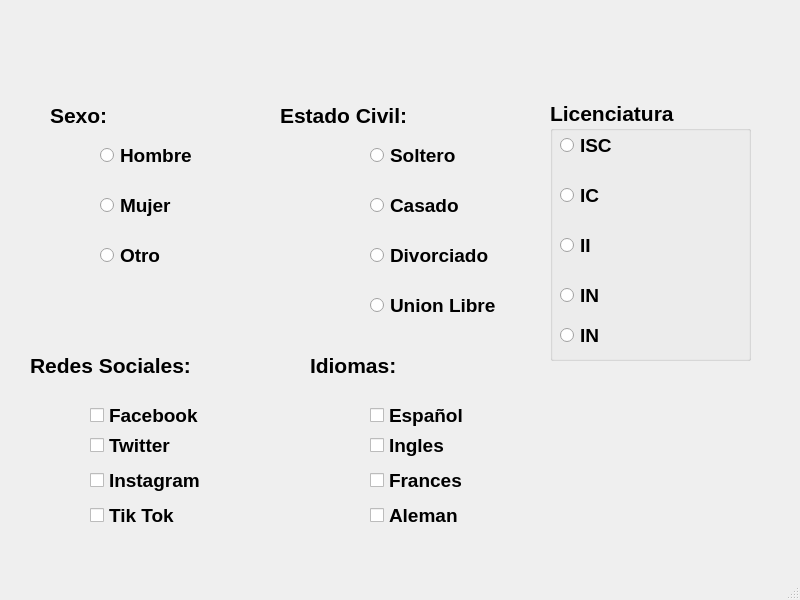
<?xml version="1.0" encoding="UTF-8"?>
<ui version="4.0">
 <class>MainWindow</class>
 <widget class="QMainWindow" name="MainWindow">
  <property name="geometry">
   <rect>
    <x>0</x>
    <y>0</y>
    <width>800</width>
    <height>600</height>
   </rect>
  </property>
  <property name="windowTitle">
   <string>MainWindow</string>
  </property>
  <widget class="QWidget" name="centralwidget">
   <widget class="QLabel" name="label">
    <property name="geometry">
     <rect>
      <x>30</x>
      <y>0</y>
      <width>751</width>
      <height>81</height>
     </rect>
    </property>
    <property name="text">
     <string/>
    </property>
    <property name="pixmap">
     <pixmap resource="recursos_proyecto.qrc">:/uat/fians</pixmap>
    </property>
    <property name="scaledContents">
     <bool>true</bool>
    </property>
   </widget>
   <widget class="QLabel" name="label_3">
    <property name="geometry">
     <rect>
      <x>660</x>
      <y>400</y>
      <width>131</width>
      <height>141</height>
     </rect>
    </property>
    <property name="text">
     <string/>
    </property>
    <property name="pixmap">
     <pixmap resource="recursos_proyecto.qrc">:/logo/equipo</pixmap>
    </property>
    <property name="scaledContents">
     <bool>true</bool>
    </property>
   </widget>
   <widget class="QCheckBox" name="checkBox">
    <property name="geometry">
     <rect>
      <x>90</x>
      <y>400</y>
      <width>121</width>
      <height>31</height>
     </rect>
    </property>
    <property name="font">
     <font>
      <pointsize>14</pointsize>
      <weight>75</weight>
      <bold>true</bold>
     </font>
    </property>
    <property name="text">
     <string>Facebook</string>
    </property>
   </widget>
   <widget class="QRadioButton" name="radioButton">
    <property name="geometry">
     <rect>
      <x>100</x>
      <y>140</y>
      <width>121</width>
      <height>31</height>
     </rect>
    </property>
    <property name="font">
     <font>
      <pointsize>14</pointsize>
      <weight>75</weight>
      <bold>true</bold>
     </font>
    </property>
    <property name="text">
     <string>Hombre</string>
    </property>
   </widget>
   <widget class="QLabel" name="label_2">
    <property name="geometry">
     <rect>
      <x>50</x>
      <y>100</y>
      <width>71</width>
      <height>31</height>
     </rect>
    </property>
    <property name="font">
     <font>
      <pointsize>16</pointsize>
      <weight>75</weight>
      <bold>true</bold>
     </font>
    </property>
    <property name="text">
     <string>Sexo:</string>
    </property>
   </widget>
   <widget class="QRadioButton" name="radioButton_2">
    <property name="geometry">
     <rect>
      <x>100</x>
      <y>190</y>
      <width>121</width>
      <height>31</height>
     </rect>
    </property>
    <property name="font">
     <font>
      <pointsize>14</pointsize>
      <weight>75</weight>
      <bold>true</bold>
     </font>
    </property>
    <property name="text">
     <string>Mujer</string>
    </property>
   </widget>
   <widget class="QRadioButton" name="radioButton_3">
    <property name="geometry">
     <rect>
      <x>100</x>
      <y>240</y>
      <width>121</width>
      <height>31</height>
     </rect>
    </property>
    <property name="font">
     <font>
      <pointsize>14</pointsize>
      <weight>75</weight>
      <bold>true</bold>
     </font>
    </property>
    <property name="text">
     <string>Otro</string>
    </property>
   </widget>
   <widget class="QRadioButton" name="radioButton_4">
    <property name="geometry">
     <rect>
      <x>370</x>
      <y>240</y>
      <width>121</width>
      <height>31</height>
     </rect>
    </property>
    <property name="font">
     <font>
      <pointsize>14</pointsize>
      <weight>75</weight>
      <bold>true</bold>
     </font>
    </property>
    <property name="text">
     <string>Divorciado</string>
    </property>
   </widget>
   <widget class="QLabel" name="label_4">
    <property name="geometry">
     <rect>
      <x>280</x>
      <y>100</y>
      <width>131</width>
      <height>31</height>
     </rect>
    </property>
    <property name="font">
     <font>
      <pointsize>16</pointsize>
      <weight>75</weight>
      <bold>true</bold>
     </font>
    </property>
    <property name="text">
     <string>Estado Civil:</string>
    </property>
   </widget>
   <widget class="QRadioButton" name="radioButton_5">
    <property name="geometry">
     <rect>
      <x>370</x>
      <y>190</y>
      <width>121</width>
      <height>31</height>
     </rect>
    </property>
    <property name="font">
     <font>
      <pointsize>14</pointsize>
      <weight>75</weight>
      <bold>true</bold>
     </font>
    </property>
    <property name="text">
     <string>Casado</string>
    </property>
   </widget>
   <widget class="QRadioButton" name="radioButton_6">
    <property name="geometry">
     <rect>
      <x>370</x>
      <y>140</y>
      <width>121</width>
      <height>31</height>
     </rect>
    </property>
    <property name="font">
     <font>
      <pointsize>14</pointsize>
      <weight>75</weight>
      <bold>true</bold>
     </font>
    </property>
    <property name="text">
     <string>Soltero</string>
    </property>
   </widget>
   <widget class="QRadioButton" name="radioButton_7">
    <property name="geometry">
     <rect>
      <x>370</x>
      <y>290</y>
      <width>131</width>
      <height>31</height>
     </rect>
    </property>
    <property name="font">
     <font>
      <pointsize>14</pointsize>
      <weight>75</weight>
      <bold>true</bold>
     </font>
    </property>
    <property name="text">
     <string>Union Libre</string>
    </property>
   </widget>
   <widget class="QLabel" name="label_5">
    <property name="geometry">
     <rect>
      <x>30</x>
      <y>350</y>
      <width>171</width>
      <height>31</height>
     </rect>
    </property>
    <property name="font">
     <font>
      <pointsize>16</pointsize>
      <weight>75</weight>
      <bold>true</bold>
     </font>
    </property>
    <property name="text">
     <string>Redes Sociales:</string>
    </property>
   </widget>
   <widget class="QCheckBox" name="checkBox_2">
    <property name="geometry">
     <rect>
      <x>90</x>
      <y>430</y>
      <width>121</width>
      <height>31</height>
     </rect>
    </property>
    <property name="font">
     <font>
      <pointsize>14</pointsize>
      <weight>75</weight>
      <bold>true</bold>
     </font>
    </property>
    <property name="text">
     <string>Twitter</string>
    </property>
   </widget>
   <widget class="QCheckBox" name="checkBox_3">
    <property name="geometry">
     <rect>
      <x>90</x>
      <y>460</y>
      <width>121</width>
      <height>41</height>
     </rect>
    </property>
    <property name="font">
     <font>
      <pointsize>14</pointsize>
      <weight>75</weight>
      <bold>true</bold>
     </font>
    </property>
    <property name="text">
     <string>Instagram</string>
    </property>
   </widget>
   <widget class="QCheckBox" name="checkBox_4">
    <property name="geometry">
     <rect>
      <x>90</x>
      <y>500</y>
      <width>121</width>
      <height>31</height>
     </rect>
    </property>
    <property name="font">
     <font>
      <pointsize>14</pointsize>
      <weight>75</weight>
      <bold>true</bold>
     </font>
    </property>
    <property name="text">
     <string>Tik Tok</string>
    </property>
   </widget>
   <widget class="QCheckBox" name="checkBox_5">
    <property name="geometry">
     <rect>
      <x>370</x>
      <y>430</y>
      <width>121</width>
      <height>31</height>
     </rect>
    </property>
    <property name="font">
     <font>
      <pointsize>14</pointsize>
      <weight>75</weight>
      <bold>true</bold>
     </font>
    </property>
    <property name="text">
     <string>Ingles</string>
    </property>
   </widget>
   <widget class="QCheckBox" name="checkBox_6">
    <property name="geometry">
     <rect>
      <x>370</x>
      <y>500</y>
      <width>121</width>
      <height>31</height>
     </rect>
    </property>
    <property name="font">
     <font>
      <pointsize>14</pointsize>
      <weight>75</weight>
      <bold>true</bold>
     </font>
    </property>
    <property name="text">
     <string>Aleman</string>
    </property>
   </widget>
   <widget class="QLabel" name="label_6">
    <property name="geometry">
     <rect>
      <x>310</x>
      <y>350</y>
      <width>171</width>
      <height>31</height>
     </rect>
    </property>
    <property name="font">
     <font>
      <pointsize>16</pointsize>
      <weight>75</weight>
      <bold>true</bold>
     </font>
    </property>
    <property name="text">
     <string>Idiomas:</string>
    </property>
   </widget>
   <widget class="QCheckBox" name="checkBox_7">
    <property name="geometry">
     <rect>
      <x>370</x>
      <y>460</y>
      <width>121</width>
      <height>41</height>
     </rect>
    </property>
    <property name="font">
     <font>
      <pointsize>14</pointsize>
      <weight>75</weight>
      <bold>true</bold>
     </font>
    </property>
    <property name="text">
     <string>Frances</string>
    </property>
   </widget>
   <widget class="QCheckBox" name="checkBox_8">
    <property name="geometry">
     <rect>
      <x>370</x>
      <y>400</y>
      <width>121</width>
      <height>31</height>
     </rect>
    </property>
    <property name="font">
     <font>
      <pointsize>14</pointsize>
      <weight>75</weight>
      <bold>true</bold>
     </font>
    </property>
    <property name="text">
     <string>Español</string>
    </property>
   </widget>
   <widget class="QGroupBox" name="groupBox">
    <property name="geometry">
     <rect>
      <x>550</x>
      <y>100</y>
      <width>201</width>
      <height>261</height>
     </rect>
    </property>
    <property name="font">
     <font>
      <pointsize>16</pointsize>
      <weight>75</weight>
      <bold>true</bold>
     </font>
    </property>
    <property name="title">
     <string>Licenciatura</string>
    </property>
    <widget class="QRadioButton" name="radioButton_8">
     <property name="geometry">
      <rect>
       <x>10</x>
       <y>180</y>
       <width>131</width>
       <height>31</height>
      </rect>
     </property>
     <property name="font">
      <font>
       <pointsize>14</pointsize>
       <weight>75</weight>
       <bold>true</bold>
      </font>
     </property>
     <property name="text">
      <string>IN</string>
     </property>
    </widget>
    <widget class="QRadioButton" name="radioButton_9">
     <property name="geometry">
      <rect>
       <x>10</x>
       <y>80</y>
       <width>121</width>
       <height>31</height>
      </rect>
     </property>
     <property name="font">
      <font>
       <pointsize>14</pointsize>
       <weight>75</weight>
       <bold>true</bold>
      </font>
     </property>
     <property name="text">
      <string>IC</string>
     </property>
    </widget>
    <widget class="QRadioButton" name="radioButton_10">
     <property name="geometry">
      <rect>
       <x>10</x>
       <y>30</y>
       <width>121</width>
       <height>31</height>
      </rect>
     </property>
     <property name="font">
      <font>
       <pointsize>14</pointsize>
       <weight>75</weight>
       <bold>true</bold>
      </font>
     </property>
     <property name="text">
      <string>ISC</string>
     </property>
    </widget>
    <widget class="QRadioButton" name="radioButton_11">
     <property name="geometry">
      <rect>
       <x>10</x>
       <y>130</y>
       <width>121</width>
       <height>31</height>
      </rect>
     </property>
     <property name="font">
      <font>
       <pointsize>14</pointsize>
       <weight>75</weight>
       <bold>true</bold>
      </font>
     </property>
     <property name="text">
      <string>II</string>
     </property>
    </widget>
    <widget class="QRadioButton" name="radioButton_12">
     <property name="geometry">
      <rect>
       <x>10</x>
       <y>220</y>
       <width>131</width>
       <height>31</height>
      </rect>
     </property>
     <property name="font">
      <font>
       <pointsize>14</pointsize>
       <weight>75</weight>
       <bold>true</bold>
      </font>
     </property>
     <property name="text">
      <string>IN</string>
     </property>
    </widget>
   </widget>
  </widget>
  <widget class="QMenuBar" name="menubar">
   <property name="geometry">
    <rect>
     <x>0</x>
     <y>0</y>
     <width>800</width>
     <height>22</height>
    </rect>
   </property>
  </widget>
  <widget class="QStatusBar" name="statusbar"/>
 </widget>
 <resources>
  <include location="recursos_proyecto.qrc"/>
 </resources>
 <connections/>
</ui>
